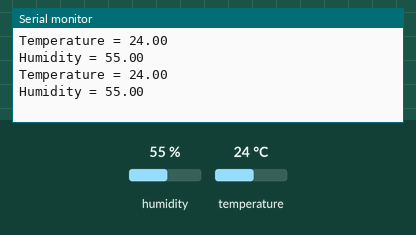
Recording of a sketch running on a simulated Arduino Uno, built with avr-gcc and run on an emulated ATmega328P. Parts: the last lines printed to the serial monitor. Inputs (shaded band) come from the test bench; at power-on: humidity 55 %, temperature 24 °C.

Above: at 2.8 s.
2.9 s: humidity set to 22 %
At 5.3 s:
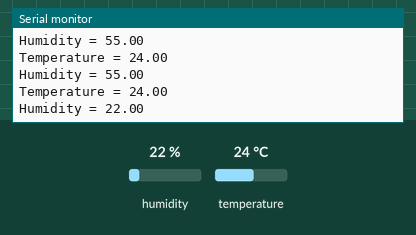
5.6 s: temperature set to 12 °C
At 6.7 s:
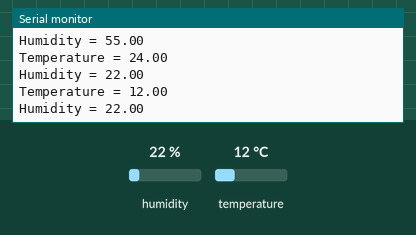
8.3 s: humidity set to 40 %
At 11.5 s:
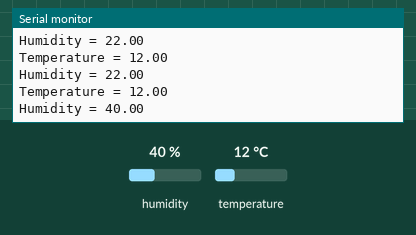
Timing chart, 0 to 13.0 s (numbered marks = the images above; inputs shaded):
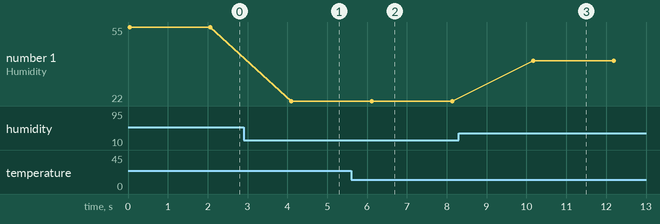

Measured:
- after the input at 2.9 s, the serial monitor: prints a new line after 1.2 s (image 1)
- after the input at 5.6 s, the serial monitor: prints a new line after 0.50 s (image 2)
- after the input at 8.3 s, the serial monitor: prints a new line after 1.9 s (image 3)
- plotted number 1: 55 → 22 after the input at 2.9 s, 22 → 40 after the input at 8.3 s

The sketch:

Tempearture_and_Humidity_Module.ino
```cpp
#include <dht.h>
dht DHT;
int temp_sensor = 10;

void setup(){
  Serial.begin(9600);
}

void loop(){
  DHT.read11(temp_sensor);
  Serial.print("Temperature = ");
  Serial.println(DHT.temperature);
  Serial.print("Humidity = ");
  Serial.println(DHT.humidity);
  delay(2000);
}
```
